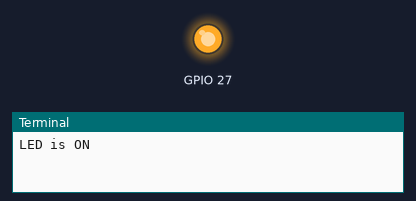
The program below on a simulated Raspberry Pi (BCM pin numbers). Shown: output pins drawn as LEDs (lit = HIGH), the last lines printed to the terminal.

Above: at 1.5 s.
At 4.5 s:
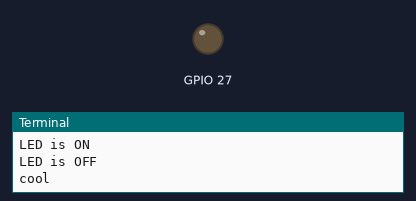
Timing chart, 0 to 7.8 s (numbered marks = the images above):
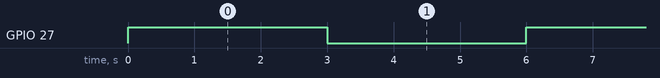

The program:

blink.py
```python
import RPi.GPIO as GPIO
import time
GPIO.setmode(GPIO.BCM)
GPIO.setup(27,GPIO.OUT)

while True:
        GPIO.output(27,GPIO.HIGH)
        print("LED is ON")
        time.sleep(3)

        GPIO.output(27,GPIO.LOW)
        print("LED is OFF")
        print ("cool")
        time.sleep(3)
```

Measured:
- by itself, GPIO 27: alternates HIGH for 3.0 s and LOW for 3.0 s
